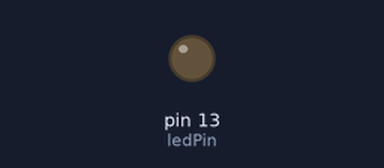
The sketch below on a simulated Arduino Uno, built with avr-gcc and run on an emulated ATmega328P. On the bench: output pins drawn as LEDs (lit = HIGH).

Above: at 1.5 s.
At 62.5 s:
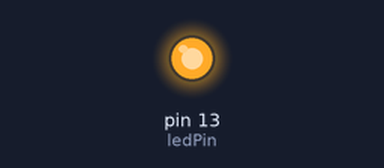
Timing chart, 0 to 70.2 s (numbered marks = the images above):
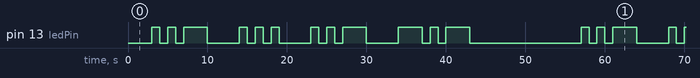

The sketch:

morseCodeLed.ino
```cpp
char *morse[] = {".- ", "-... ", "-.-. ", "-.. ", ". ", "..-. ", "--. ", ".... ", ".. ", ".--- ", "-.- ", ".-.. ", "-- ", "-. ", "--- ", ".--. ", "--.- ", ".-. ", "... ", "- ", "..- ", "...- ", ".-- ", "-..- ", "-.-- ", "--.. "};
char *letters[] = {"a", "b", "c", "d", "e", "f", "g", "h", "i", "j", "k", "l", "m", "n", "o", "p", "q", "r", "s", "t", "u", "v", "w", "x", "y", "z"};
char message[] = "usuk";
char *commands[sizeof(message)];
const int ledPin = 13;

int count = 0;
void setup() {
  Serial.begin(9600);
  pinMode(ledPin, OUTPUT);
  int indexNums[sizeof(message)];

  for(int i = 0; i < sizeof(message)-1; i++) {
    char temp = message[i];
    for(int j = 0; j < 26; j++){
      if ( temp == *letters[j] ) {
        indexNums[i] = j;
      }
    }
  }

  for(int i = 0; i < sizeof(message)-1; i++){
    commands[i] = morse[indexNums[i]];
  }

  for(int i = 0; i < sizeof(message) - 1; i++){
    count += strlen(commands[i]);
  }

  count += sizeof(message)-1;

}

void loop() {
  delay(3000);
  int intComm[count];
  int count2 = 0;
  for(int i = 0; i < sizeof(message)-1; i++){
    for(int j = 0; j < strlen(commands[i]); j++){
      if (commands[i][j] == '.'){
        intComm[count2] = 1;
      }else if(commands[i][j] == '-'){
        intComm[count2] = 2;
      }else if (commands[i][j] == ' '){
        intComm[count2] = 3;
      }
      count2++;
    }
  }

  for(int i = 0; i < count; i++) {
    if(intComm[i] == 1) {
      digitalWrite(ledPin, HIGH);
      delay(1000);
      digitalWrite(ledPin, LOW);
      delay(1000);
    } else if(intComm[i] == 2) {
      digitalWrite(ledPin, HIGH);
      delay(3000);
      digitalWrite(ledPin, LOW);
      delay(1000);
    } else if(intComm[i] == 3) {
      if(i == count-1){
        break;
      }
      digitalWrite(ledPin, LOW);
      delay(3000);
    }
  }

  digitalWrite(ledPin, LOW);
  delay(7000);
}
```

Measured:
- by itself, pin 13 (ledPin): moves between LOW and HIGH, repeating every 54.0 s
- by itself, everything shown: repeats every 54.0 s, in 24 steps
